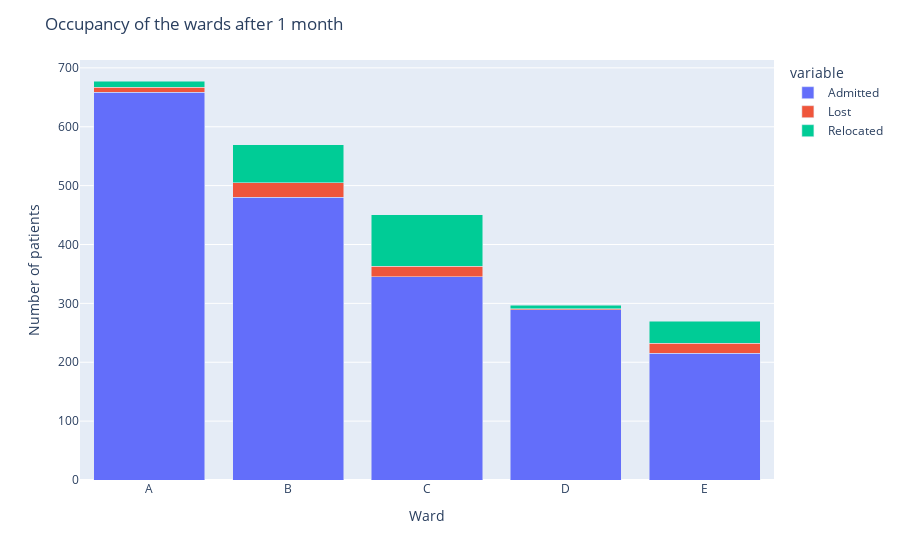

Write notebook code for a chart like this one.
### Code cell
#create a stacked bar chart of the occupancy of the wards
import plotly.express as px
fig = px.bar(df_performance.drop("Rejected", axis = 1))
fig.update_layout(barmode='stack',
                    title='Occupancy of the wards after 1 month',
                    xaxis_title='Ward',
                    yaxis_title='Number of patients')
fig.show()
fig.write_image("plots/occupancy_before_F.png")
#save fig in plots

### Figure 1 — Plotly figure (JSON) as saved in the notebook; plotly's stock layout.template omitted (floating-point values rounded to 4 significant figures)
{"data": [{"alignmentgroup": "True", "hovertemplate": "variable=Admitted<br>index=%{x}<br>value=%{y}<extra></extra>", "legendgroup": "Admitted", "marker": {"color": "#636efa", "pattern": {"shape": ""}}, "name": "Admitted", "offsetgroup": "Admitted", "orientation": "v", "showlegend": true, "textposition": "auto", "type": "bar", "x": ["A", "B", "C", "D", "E"], "xaxis": "x", "y": [658.2, 480.4, 345, 289.4, 215.1], "yaxis": "y"}, {"alignmentgroup": "True", "hovertemplate": "variable=Lost<br>index=%{x}<br>value=%{y}<extra></extra>", "legendgroup": "Lost", "marker": {"color": "#EF553B", "pattern": {"shape": ""}}, "name": "Lost", "offsetgroup": "Lost", "orientation": "v", "showlegend": true, "textposition": "auto", "type": "bar", "x": ["A", "B", "C", "D", "E"], "xaxis": "x", "y": [9.3, 24.6, 18.2, 1.9, 16.9], "yaxis": "y"}, {"alignmentgroup": "True", "hovertemplate": "variable=Relocated<br>index=%{x}<br>value=%{y}<extra></extra>", "legendgroup": "Relocated", "marker": {"color": "#00cc96", "pattern": {"shape": ""}}, "name": "Relocated", "offsetgroup": "Relocated", "orientation": "v", "showlegend": true, "textposition": "auto", "type": "bar", "x": ["A", "B", "C", "D", "E"], "xaxis": "x", "y": [10.2, 64.3, 87.3, 5.6, 37.6], "yaxis": "y"}], "layout": {"barmode": "stack", "legend": {"title": {"text": "variable"}, "tracegroupgap": 0}, "margin": {"t": 60}, "title": {"text": "Occupancy of the wards after 1 month"}, "xaxis": {"anchor": "y", "domain": [0, 1], "title": {"text": "Ward"}}, "yaxis": {"anchor": "x", "domain": [0, 1], "title": {"text": "Number of patients"}}}}
